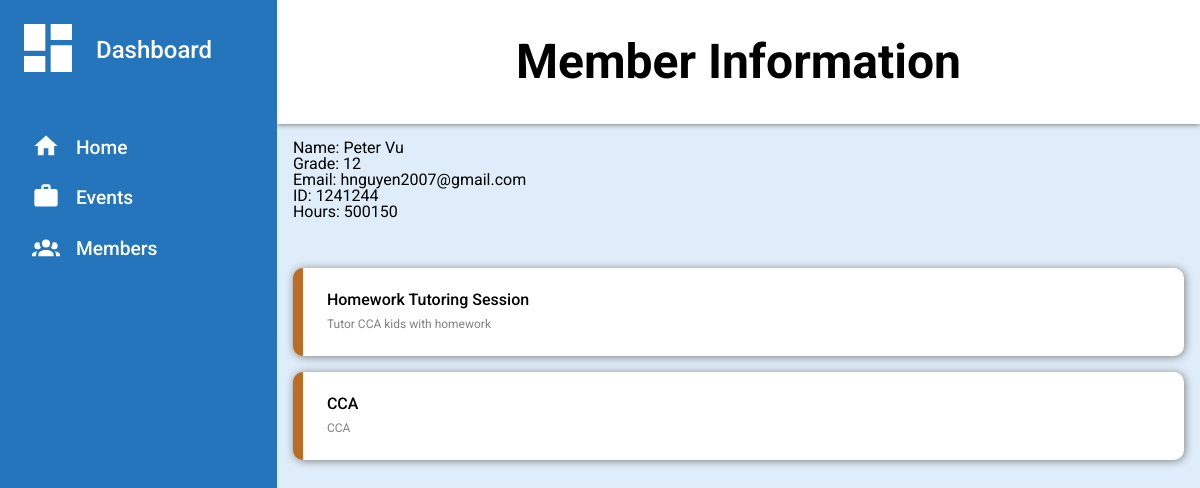
Screenshot of /member/3 with the database file from the repository.
### app.py (models this page shows)
class Member(db.Model):
    id = db.Column(db.Integer, primary_key = True)
    name = db.Column(db.String(100), unique = False, index = True)
    student_id = db.Column(db.Integer, index = True, unique = False)
    hours = db.Column(db.Integer, index = True, unique = False)
    grade = db.Column(db.Integer, index = True, unique = False)
    email = db.Column(db.String(100), unique = False, index = True)
    events = db.relationship('Event', secondary = member_event, backref = 'members')

class Event(db.Model):
    id = db.Column(db.Integer, primary_key = True)
    name = db.Column(db.String(100), unique = False, index = True)
    description = db.Column(db.String(250), unique = False, index = True)
    address = db.Column(db.String(250), unique = False, index = True)
    date = db.Column(db.String(40), unique = False, index = True)
    hours = db.Column(db.Integer, index = True, unique = False)

### app.py (the view)
@app.route('/member/<int:id>')
def member(id):
    member = Member.query.get(id)
    return render_template('member.html', member = member)

### templates/member.html (shortened to what this page needs)
{% extends 'base.html' %}
{% block content %}
<div class="header">
    <div class = "eventName">
        <p>Member Information</p>
    </div>
</div>
<div class="sidebar">
    <p><span><svg class="dash clickable" xmlns="http://www.w3.org/2000/svg" viewBox="0 0 24 24"><title>view-dashboard</title><path d="M13,3V9H21V3M13,21H21V11H13M3,21H11V15H3M3,13H11V3H3V13Z" /></svg></span>Dashboard</p>
    <ul>
        <a href="{{ url_for('dashboard') }}">
            <li class="clickable"><span><svg xmlns="http://www.w3.org/2000/svg" viewBox="0 0 24 24"><title>home</title><path d="M10,20V14H14V20H19V12H22L12,3L2,12H5V20H10Z" /></svg></span>Home</li>
        </a>
        <a href="{{ url_for('events') }}">
            <li class="clickable"><span><svg xmlns="http://www.w3.org/2000/svg" viewBox="0 0 24 24"><title>briefcase</title><path d="M10,2H14A2,2 0 0,1 16,4V6H20A2,2 0 0,1 22,8V19A2,2 0 0,1 20,21H4C2.89,21 2,20.1 2,19V8C2,6.89 2.89,6 4,6H8V4C8,2.89 8.89,2 10,2M14,6V4H10V6H14Z" /></svg></span>Events</li>
        </a>
        <a href="{{ url_for('members') }}">
            <li class="clickable"><span></span>Members</li>
        </a>
    </ul>
</div>
<div class="content">
    <div>
        <p>Name: {{ member.name }}</p>
        <p>Grade: {{ member.grade }}</p>
        <p>Email: {{ member.email }}</p>
        <p>ID: {{ member.student_id }}</p>
        <p>Hours: {{ member.hours }}</p>
        <div class="events">
            <p class="content-label"></p>
            {% for event in member.events %}
                <a class="clickable" href="{{ url_for('event', id = event.id) }}">
                    <div>
                        <p>{{ event.name }}</p>
                        {{ event.description }}
                    </div>
                </a>
            {% endfor %}
        </div>
    </div>
</div>
{% endblock %}

### static/style.css (style rules this page uses)
html, body, div, span, applet, object, iframe, h1, h2, h3, h4, h5, h6, p, blockquote, pre, a, abbr, acronym, address, big, cite, code, del, dfn, em, img, ins, kbd, q, s, samp, small, strike, strong, sub, sup, tt, var, b, u, i, center, dl, dt, dd, ol, ul, li, fieldset, form, label, legend, table, caption, tbody, tfoot, thead, tr, th, td, article, aside, canvas, details, embed, figure, figcaption, footer, header, hgroup, menu, nav, output, ruby, section, summary, time, mark, audio, video { margin: 0; padding: 0; border: 0; font-size: 100%; font: inherit; vertical-align: baseline; }
body { line-height: 1; font-family: "Roboto"; }
ol, ul { list-style: none; }
:root { --sidebar: #2575bc; --project-border: #BC6C25; --main-background: #deedf9; --text-color: rgb(255, 255, 255); }
body { display: grid; grid-template-rows: 1fr 9fr; grid-template-columns: 1.2fr 4fr; height: 100vh; background-color: var(--main-background); }
.header { background-color: white; grid-column: 2; grid-row: 1 / 2; display: flex; flex-direction: column; justify-content: space-between; grid-template-rows: 1fr 2.5fr; padding: .75rem 2rem; line-height: 1.5rem; box-shadow: 0px 1px 5px grey; row-gap: 1rem; }
.eventName { height: 100px; display: flex; justify-content: center; align-items: center; font-weight: 700; font-size: 3rem; line-height: 3rem; }
.sidebar { background-color: var(--sidebar); grid-row: 1 / 3; padding: 1rem; }
a { text-decoration: none; }
.sidebar ul { display: grid; font-size: 1.2rem; margin-bottom: 3rem; gap: 1.2rem; }
.sidebar li, .sidebar p { color: var(--text-color); font-weight:500; display: flex; align-items: center; }
.sidebar p { font-size: 1.5rem; margin-bottom: 3rem; }
.content { padding: 1rem; }
.content-label { font-weight: 500; font-size: 1.1rem; grid-row: 1; grid-column: 1 / -1; }
.events, .members { grid-row: 1 / 4; display: grid; grid-template-rows: 2rem; gap: 1rem; grid-template-columns: 1fr; }
.events a>div, .members>a>div { display: flex; flex-direction: column; justify-content: space-between; background-color: white; border-radius: 10px; padding: 1.5rem; box-shadow: 1px 1px 8px grey; border-left: 10px solid var(--project-border); font-size: .75rem; color: grey; line-height: 1rem; transition: 100ms ease-out; }
.events div > p, .members div > p { color: black; font-size: 1rem; font-weight: 500; margin-bottom: .5rem; }
.sidebar svg { fill: white; padding-right: 1rem; }
.dash { width: 4rem; }
li svg { margin-left: 1rem; width: 1.75rem; }
.clickable, .events>div, .members>p { cursor: pointer; }

### rows the page displays
Member: name "Peter Vu", grade "12", email "hnguyen2007@gmail.com", student_id "1241244", hours "500150"
Event: name "Homework Tutoring Session", description "Tutor CCA kids with homework"
Event: name "CCA", description "CCA"
